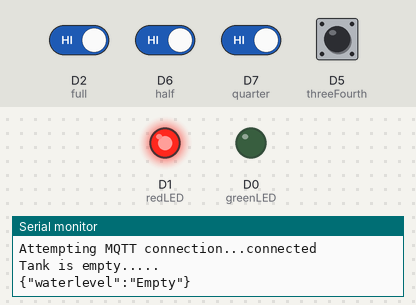
A sketch run on a simulated ESP8266 (NodeMCU). Shown: output pins drawn as LEDs (lit = HIGH), the last lines printed to the serial monitor. The test bench sets the inputs (shaded band); at power-on: D2 (full), D5 (threeFourth), D6 (half), D7 (quarter) HIGH. WiFi joins after 1.5 s; servers stay silent unless stated; no MQTT or app messages arrive unless stated.

Above: at 10.8 s.
10.9 s: D2 (full) driven LOW and D6 (half) driven LOW
At 16.6 s:
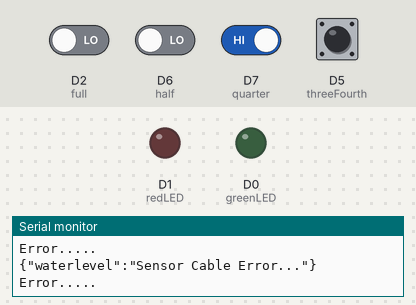
16.8 s: D2 (full) driven HIGH and D7 (quarter) driven LOW
At 19.0 s:
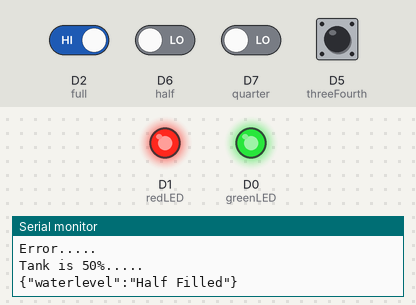
19.6 s: D2 (full) driven LOW
At 22.9 s:
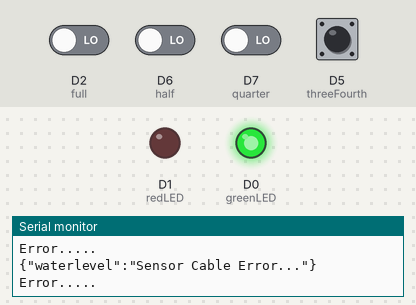
25.5 s: D5 (threeFourth) pulled LOW for 2.3 s
Timing chart, 0 to 32.6 s (numbered marks = the images above; inputs shaded):
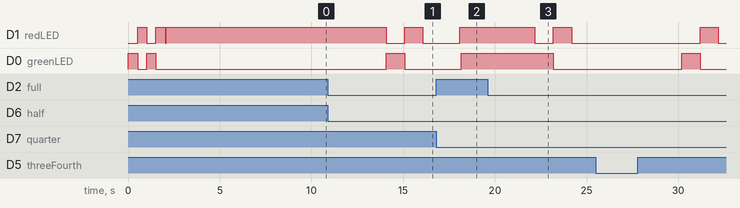

The sketch:

Watertank_level_Indicator.ino
```cpp
/*
 * Smart Home Water Lavel Indicator by "VCCGROUND"

   Thanks to Ben from bruh automation. The following code is the edited version of the multisensor code provided by him. I have written this code to be used with HomeAssistant.
   Features: - Updates real time water level status to HA over the MQTT.
             - Provides Visual Indication with a common cathode LED.
             - Notifies about damaged sensor cable.
             - Can update the code Over the air (OTA).

   You are absolutely free to use and distribute this Arduino code. To use this code you will need the following dependancies:

  - Support for the ESP8266 boards.
        - You can add it to the board manager by going to File -> Preference and pasting http://arduino.esp8266.com/stable/package_esp8266com_index.json into the Additional Board Managers URL field.
        - Next, download the ESP8266 dependancies by going to Tools -> Board -> Board Manager and searching for ESP8266 and installing it.

  - You will also need to download the follow libraries by going to Sketch -> Include Libraries -> Manage Libraries
      - Adafruit unified sensor
      - PubSubClient
      - ArduinoJSON

  Code last UPDATED 14 JAN 2021 by VCCGROUND. https://www.youtube.com/channel/UC1zmYQH0FRrppcR0GhUm_GQ

*/

/********************* ADD FOLLOWING LIBRARIES TO ARDUINO IDE ****************************/
#include <ESP8266WiFi.h>
#include <PubSubClient.h>
#include <ESP8266mDNS.h>
#include <WiFiUdp.h>
#include <ArduinoOTA.h>
#include <ArduinoJson.h>

/******************* ADD YOUR WIFI and MQTT INFORMATION HERE ****************************/
#define wifi_ssid "your wifi ssid"
#define wifi_password "your wifi password"
#define mqtt_server "your mqtt server IP"
#define mqtt_user "your mqtt user name"
#define mqtt_password "your mqtt password"
#define mqtt_port 1883
#define state_topic "watertank/level"

/**************************** FOR OVER THE AIR(OTA) UPDATES *****************************/
#define SENSORNAME "Watertank NodeMCU"
int OTAport = 8266;

/***************************** PIN DEFINATIONS *****************************************/
const int greenLED = D0;
const int redLED = D1;
const int quarter = D7;
const int half = D6;
const int threeFourth = D5;
const int full = D2;

int flag0=0;
int flag1=0;
int flag2=0;
int flag3=0;
int flag4=0;
int flag5=0;

String levelStatus;

char message_buff[100];
int calibrationTime = 0;
const int BUFFER_SIZE = 300;
#define MQTT_MAX_PACKET_SIZE 512

WiFiClient espClient;
PubSubClient client(espClient);

/********************************** START SETUP*****************************************/
void setup() {
  //Serial.begin(115200);               //Start serial monitor for debugging...
  pinMode(greenLED, OUTPUT);
  pinMode(redLED, OUTPUT);
  pinMode(quarter, INPUT_PULLUP);
  pinMode(half, INPUT_PULLUP);
  pinMode(threeFourth, INPUT_PULLUP);
  pinMode(full, INPUT_PULLUP);

  ArduinoOTA.setPort(OTAport);
  ArduinoOTA.setHostname(SENSORNAME);
  delay(10);
  Serial.println("Starting Node named " + String(SENSORNAME));

  setup_wifi();

  client.setServer(mqtt_server, mqtt_port);
  ArduinoOTA.onStart([]() {
  Serial.println("Starting");
  });
  ArduinoOTA.onEnd([]() {
  Serial.println("\nEnd");
  });
  ArduinoOTA.onProgress([](unsigned int progress, unsigned int total) {
  Serial.printf("Progress: %u%%\r", (progress / (total / 100)));
  });
  ArduinoOTA.onError([](ota_error_t error) {
  Serial.printf("Error[%u]: ", error);
    if (error == OTA_AUTH_ERROR) Serial.println("Auth Failed");
    else if (error == OTA_BEGIN_ERROR) Serial.println("Begin Failed");
    else if (error == OTA_CONNECT_ERROR) Serial.println("Connect Failed");
    else if (error == OTA_RECEIVE_ERROR) Serial.println("Receive Failed");
    else if (error == OTA_END_ERROR) Serial.println("End Failed");
  });
  ArduinoOTA.begin();
  Serial.println("Ready");
  Serial.print("IPess: ");
  Serial.println(WiFi.localIP());
  reconnect();
}

/********************************** SETUP WIFI *****************************************/
void setup_wifi() {

  delay(10);
  Serial.println();
  Serial.print("Connecting to ");
  Serial.println(wifi_ssid);

  WiFi.mode(WIFI_STA);
  WiFi.begin(wifi_ssid, wifi_password);

  while (WiFi.status() != WL_CONNECTED) {
  digitalWrite(greenLED, HIGH);
  digitalWrite(redLED, LOW);
  delay(500);
  digitalWrite(greenLED, LOW);
  digitalWrite(redLED, HIGH);
  delay(500);
  Serial.print(".");
  }

  Serial.println("");
  Serial.println("WiFi connected");
  Serial.println("IP address: ");
  Serial.println(WiFi.localIP());

  digitalWrite(greenLED, LOW);
  digitalWrite(redLED, LOW);
}

/********************************** START SEND STATE*****************************************/
void sendState() {
  StaticJsonBuffer<BUFFER_SIZE> jsonBuffer;

  JsonObject& root = jsonBuffer.createObject();

  root["waterlevel"] = (String)levelStatus;

  char buffer[root.measureLength() + 1];
  root.printTo(buffer, sizeof(buffer));

  Serial.println(buffer);
  client.publish(state_topic, buffer, true);
}

/********************************** START RECONNECT*****************************************/
void reconnect() {
  // Loop until we reconnect
  while (!client.connected()) {
    Serial.print("Attempting MQTT connection...");
    // Attempt to connect
    if (client.connect(SENSORNAME, mqtt_user, mqtt_password)) {
      Serial.println("connected");
    } else {
      Serial.print("failed, rc=");
      Serial.print(client.state());
      Serial.println(" try again in 5 seconds");
      // Wait 5 seconds before retrying
      delay(5000);
    }
  }
}

void loop() {
  ArduinoOTA.handle();
  if (!client.connected()) {
  flag0=0; flag1=0; flag2=0; flag3=0; flag4=0; flag5=0;
  digitalWrite(redLED, LOW);
  digitalWrite(greenLED, LOW);
  reconnect();
  }
  client.loop();

  if ((digitalRead(quarter)==HIGH) && (digitalRead(half)==HIGH) && (digitalRead(threeFourth)==HIGH) && (digitalRead(full)==HIGH)){      //if water level is below 25%
      if (flag0 == 0) {
      Serial.println("Tank is empty.....");
      digitalWrite(redLED, HIGH);
      digitalWrite(greenLED, LOW);
      levelStatus = "Empty";
      sendState();
      flag0=1; flag1=0; flag2=0; flag3=0; flag4=0; flag5=0;
  }}
  else if ((digitalRead(quarter)==LOW) && (digitalRead(half)==HIGH) && (digitalRead(threeFourth)==HIGH) && (digitalRead(full)==HIGH)){      //if water level is above 25%
      if (flag1 == 0) {
      digitalWrite(redLED, HIGH);
      digitalWrite(greenLED, LOW);
      Serial.println("Tank is quarter.....");
      levelStatus = "25% Filled";
      sendState();
      flag0=0; flag1=1; flag2=0; flag3=0; flag4=0; flag5=0;
  }}
  else if ((digitalRead(quarter)==LOW) && (digitalRead(half)==LOW) && (digitalRead(threeFourth)==HIGH) && (digitalRead(full)==HIGH)){     //if water level is above 50%
      if (flag2 == 0) {
      digitalWrite(redLED, HIGH);
      delay(100);
      digitalWrite(greenLED, HIGH);
      Serial.println("Tank is 50%.....");
      levelStatus = "Half Filled";
      sendState();
      flag0=0; flag1=0; flag2=1; flag3=0; flag4=0; flag5=0;
  }}
  else if ((digitalRead(quarter)==LOW) && (digitalRead(half)==LOW) && (digitalRead(threeFourth)==LOW) && (digitalRead(full)==HIGH)){     //if water level is above 75%
      if (flag3 == 0) {
      digitalWrite(redLED, LOW);
      digitalWrite(greenLED, HIGH);
      Serial.println("Tank is 75%.....");
      levelStatus = "75% Filled";
      sendState();
      flag0=0; flag1=0; flag2=0; flag3=1; flag4=0; flag5=0;
  }}
  else if ((digitalRead(quarter)==LOW) && (digitalRead(half)==LOW) && (digitalRead(threeFourth)==LOW) && (digitalRead(full)==LOW)){     //if water tank is Full
      if (flag4 == 0) {
      digitalWrite(redLED, LOW);
      digitalWrite(greenLED, LOW);
      Serial.println("Tank is full.....");
      levelStatus = "Full";
      sendState();
      //client.publish(tankState, "Full");  //publish the current state to MQTT
      flag0=0; flag1=0; flag2=0; flag3=0; flag4=1; flag5=0;
  }}
  else { Serial.println("Error.....");
      if (flag5 == 0) {
      levelStatus = "Sensor Cable Error...";
      sendState();
      flag0=0; flag1=0; flag2=0; flag3=0; flag4=0; flag5=1; }
      else {
      digitalWrite(greenLED, HIGH);
      digitalWrite(redLED, LOW);
      delay(1000);
      digitalWrite(greenLED, LOW);
      digitalWrite(redLED, HIGH);
      delay(1000);
      digitalWrite(greenLED, LOW);
      digitalWrite(redLED, LOW);
  }}  delay(2000);
}
/**************************************** END OF PROGRAM ************************/
```

Measured:
- after the input at 10.9 s, D1 (redLED): HIGH → LOW after 3.2 s, → HIGH 1.0 s later, → LOW 1.0 s later; D0 (greenLED): LOW → HIGH after 3.2 s, → LOW 1.0 s later
- after the input at 16.8 s, D1 (redLED): LOW → HIGH after 1.3 s instead of 2.3 s
- after the input at 19.6 s, D1 (redLED): HIGH → LOW after 2.6 s, → HIGH 1.0 s later, → LOW 1.0 s later; D0 (greenLED): HIGH → LOW after 3.6 s
